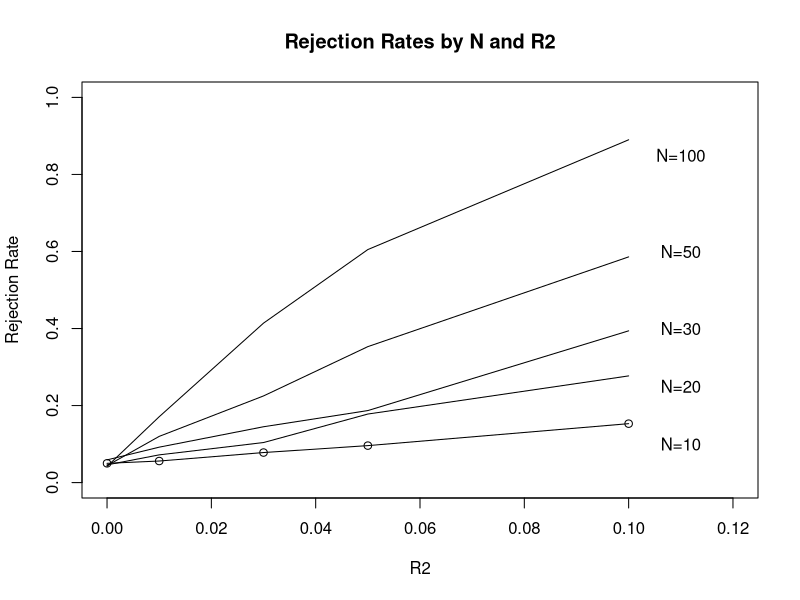

Generate this figure with R:
## ---- chunk 1
knitr::opts_chunk$set(echo = TRUE)
## ---- chunk 2
table <- matrix(nrow = 5, ncol = 5)

R2=c(0,.01,.03,.05,.1) # Model R-sq.
N=c(10,20,30,50,100) # sample size
nRep=1000 # number of Monte Carlo replicates
for(k in 1:5){
  for(j in 1:5){
    countRejections=rep(0, 1) # We count rejections for every scenario
    b=sqrt(R2[j])
    pValues=rep(NA,nRep)
    
    for(i in 1:nRep){
      x=rnorm(N[k])
      signal=x*b # var(xb)=var(x)*var(b)=var(x)b^2=R2
      error=rnorm(sd=sqrt(1-R2),n=N[k]) 
      y=signal+error
      fm=lsfit(y=y,x=x) # equivalent to lm (i.e., fits model via OLS) but faster
      pValues[i]=ls.print(fm,print.it = FALSE)$coef[[1]][2,4]
    }
    
    reject=pValues<.05 # decision rule
    table[j,k] <- mean(reject) # since we are simulating under Ha this estimates power
  }
}
## ---- chunk 3
colnames(table) <- c("N=10", "N=20", "N=30", "N=50", "N=100")
rownames(table) <- c("R2=0", "R2=.01", "R2=.03", "R2=.05", "R2=.10")
table
## ---- chunk 4
df <- as.data.frame(matrix(nrow = 25, ncol = 3))
df[,1] <- c(table[,1], table[,2], table[,3], table[,4], table[,5])
df[,2] <- c(rep(10,5), rep(20,5), rep(30,5), rep(40,5), rep(50,5))
df[,3] <- rep(c(0,.01,.03,.05,.1),5)
colnames(df) <- c("RejRate", "N", "R2")

plot(x = df$R2[1:5], y = df$RejRate[1:5], ylim = c(0,1), xlab = "R2", ylab = "Rejection Rate", main = "Rejection Rates by N and R2", xlim = c(0,.12))
lines(x = df$R2[1:5], y = df$RejRate[1:5])
lines(x = df$R2[6:10], y = df$RejRate[6:10])
lines(x = df$R2[11:15], y = df$RejRate[11:15])
lines(x = df$R2[16:20], y = df$RejRate[16:20])
lines(x = df$R2[21:25], y = df$RejRate[21:25])
text(.11, .10, "N=10")
text(.11, .25, "N=20")
text(.11, .40, "N=30")
text(.11, .60, "N=50")
text(.11, .85, "N=100")
## ---- chunk 5
table[1,]
